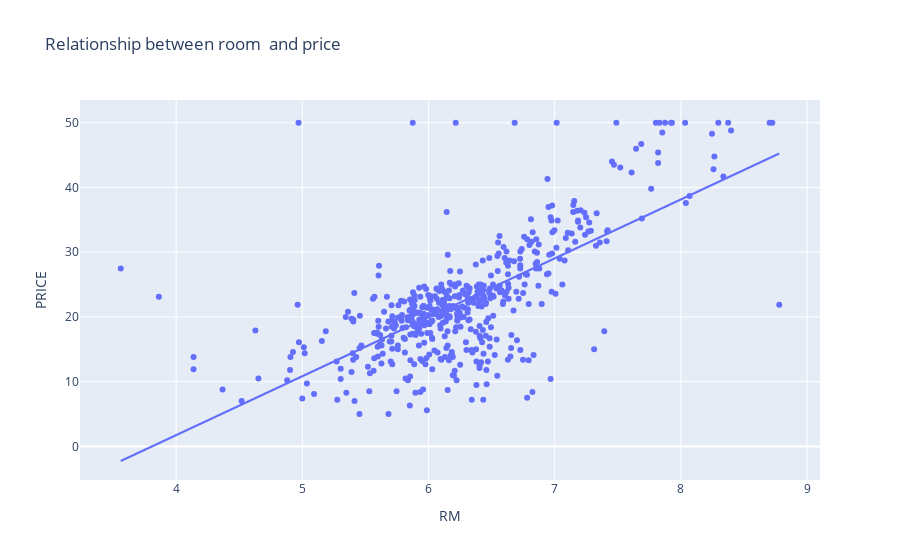

Notebook code cell kept with this figure:
### Code cell
#since in gbm RM has the highest importance value, used a scatter chart to plot that.
fig = px.scatter(df, 
                 x = 'RM', # Room number
                 y = 'PRICE', # House Price
                 labels = {'room': 'Room Number', 'price' : 'House Price'},
                 title = 'Relationship between room  and price',
                 trendline = 'ols'    # Trendline
                )
fig.show()

#observation: Houses with more rooms will have HIGHER house price

### Figure 1 — Plotly figure (JSON) as saved in the notebook; plotly's stock layout.template omitted (floating-point values rounded to 4 significant figures; data arrays with more than 128 entries replaced by an {"elided": "..."} marker saying what was removed)
{"data": [{"hovertemplate": "RM=%{x}<br>PRICE=%{y}<extra></extra>", "legendgroup": "", "marker": {"color": "#636efa", "symbol": "circle"}, "mode": "markers", "name": "", "orientation": "v", "showlegend": false, "type": "scatter", "x": {"elided": "506 float values"}, "xaxis": "x", "y": {"elided": "506 float values"}, "yaxis": "y"}, {"hovertemplate": "<b>OLS trendline</b><br>PRICE = 9.10211 * RM + -34.6706<br>R<sup>2</sup>=0.483525<br><br>RM=%{x}<br>PRICE=%{y} <b>(trend)</b><extra></extra>", "legendgroup": "", "marker": {"color": "#636efa", "symbol": "circle"}, "mode": "lines", "name": "", "showlegend": false, "type": "scatter", "x": {"elided": "506 float values"}, "xaxis": "x", "y": {"elided": "506 float values"}, "yaxis": "y"}], "layout": {"legend": {"tracegroupgap": 0}, "title": {"text": "Relationship between room  and price"}, "xaxis": {"anchor": "y", "domain": [0, 1], "title": {"text": "RM"}}, "yaxis": {"anchor": "x", "domain": [0, 1], "title": {"text": "PRICE"}}}}
